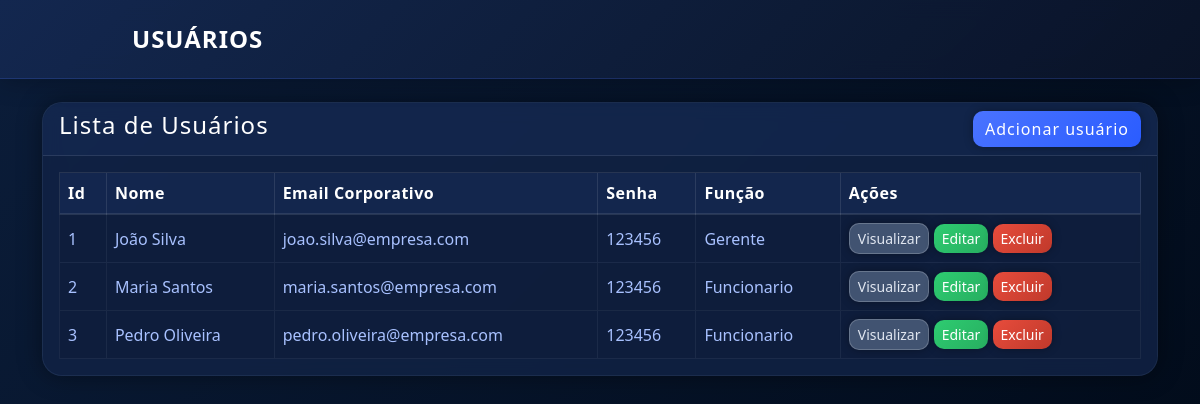
Screenshot of /TCC/view/Usuarios.php with the database file from the repository.
### tables this page shows
CREATE TABLE IF NOT EXISTS Usuario (
    id INT AUTO_INCREMENT PRIMARY KEY,
    nome VARCHAR(100) NOT NULL,
    emailCorp VARCHAR(100) UNIQUE NOT NULL,
    senha VARCHAR(255) NOT NULL,
    funcao ENUM('Funcionario', 'Gerente') NOT NULL,
    data_cadastro TIMESTAMP DEFAULT CURRENT_TIMESTAMP
);

### TCC/view/Usuarios.php (the view, shortened to what this page needs)
<?php
  require_once("../config.php");
?>
<!doctype html>
<html lang="en">
  <head>
    <link href="https://cdn.jsdelivr.net/npm/bootstrap@5.3.8/dist/css/bootstrap.min.css" rel="stylesheet">
    <link href="../css/navbar.css" rel="stylesheet">
    <link href="../css/usuarios.css" rel="stylesheet">
  </head>
  <body>
    <?php include'navbar.php'?>
  <div class="container mt-4">
    <div class="row">
      <div class="col-md-12">
        <div class="card">
          <div class="card-header">
            <h4>Lista de Usuários
              <a href="../controller/usuario-create.php" class="btn btn-primary float-end">Adcionar usuário</a>
            </h4>
          </div>
          <div class="card-body">
            <table class = "table table-bordered table-striped">
              <thead>
                <tr>
                  <th>Id</th>
                  <th>Nome</th>
                  <th>Email Corporativo</th>
                  <th>Senha</th>
                  <th>Função</th>
                  <th>Ações</th>
                </tr>
              </thead>
              <tbody>
            <?php
            $sql = "SELECT * FROM Usuario";
            $Usuario = mysqli_query($conexao, $sql);
            if(mysqli_num_rows($Usuario) > 0){
            while($row = mysqli_fetch_assoc($Usuario)){
            ?>
            <tr>
              <td><?= $row['id'] ?></td>
              <td><?= $row['nome'] ?></td>
              <td><?= $row['emailCorp'] ?></td>
              <td><?= $row['senha'] ?></td>
              <td><?= $row['funcao'] ?></td>
              <td>
                <a href="../controller/usuario-read.php?id=<?=$row['id']?>" class="btn btn-secondary btn-sm">Visualizar</a>
                <a href="../controller/usuario-update.php?id=<?=$row['id']?>" class="btn btn-success btn-sm">Editar</a>
                <form action="acoes.php" method="POST" class="d-inline">
                    <button onclick="return confirm('Tem certeza que deseja excluir esse usuário?')" type="submit" name="delete_usuario" value="<?= $row['id'] ?>" class="btn btn-danger btn-sm">Excluir</button>
                </form>
              </td>
            </tr>
          <?php
            }
        } else {
            echo '<tr><td colspan="6"><h5>Nenhum usuario encontrado</h5></td></tr>';
        }
          ?>
      </tbody>
            </table>
          </div>
        </div>
      </div>
    </div>
  </div>
  </body>
</html>

### TCC/css/navbar.css (style rules this page uses)
body { padding-top: 70px !important; }

### TCC/css/usuarios.css (style rules this page uses)
body { background: linear-gradient(135deg, #0b1d3a, #000814) !important; min-height: 100vh; color: #e0e6f0 !important; padding-top: 70px !important; }
.container { margin-top: 2rem !important; }
.card { background: rgba(20, 40, 80, 0.7) !important; border-radius: 20px !important; border: 1px solid rgba(255,255,255,0.05) !important; backdrop-filter: blur(10px); box-shadow: 0 0 25px #0006 !important; color: white !important; transition: 0.3s; }
.card-header { background: rgba(20, 40, 80, 0.5) !important; border-bottom: 1px solid rgba(255,255,255,0.1) !important; border-radius: 20px 20px 0 0 !important; }
.card-header h4 { color: #ffffff !important; letter-spacing: 1px; margin: 0; }
.card-body { background: rgba(15, 30, 60, 0.5) !important; border-radius: 0 0 20px 20px !important; }
.table { color: #e0e6f0 !important; border-color: rgba(255,255,255,0.1) !important; margin-bottom: 0; background: rgba(15, 30, 60, 0.5) !important; }
.table-bordered { background: rgba(15, 30, 60, 0.5) !important; }
.table-striped tbody tr { background: rgba(15, 30, 60, 0.5) !important; }
.table-striped tbody tr:nth-of-type(odd) { background: rgba(20, 40, 80, 0.3) !important; }
.table thead { background: rgba(20, 40, 80, 0.6) !important; border-bottom: 2px solid rgba(255,255,255,0.1) !important; }
.table thead th { color: #ffffff !important; font-weight: 600; letter-spacing: 0.5px; border-color: rgba(255,255,255,0.1) !important; background: rgba(20, 40, 80, 0.6) !important; }
.table tbody tr { transition: 0.3s; border-color: rgba(255,255,255,0.05) !important; background: rgba(15, 30, 60, 0.5) !important; }
.table tbody td { color: #a8c1ff !important; border-color: rgba(255,255,255,0.05) !important; vertical-align: middle; background: rgba(15, 30, 60, 0.5) !important; }
.btn { border-radius: 10px !important; font-weight: 500; transition: 0.3s; box-shadow: 0 0 10px #0005 !important; }
.btn-primary { background: linear-gradient(135deg, #4a73ff, #2a5cff) !important; border: none !important; color: white !important; }
.btn-secondary { background: rgba(100, 120, 150, 0.6) !important; border: 1px solid rgba(255,255,255,0.2) !important; color: #e0e6f0 !important; }
.btn-success { background: linear-gradient(135deg, #2ecc71, #27ae60) !important; border: none !important; color: white !important; }
.btn-danger { background: linear-gradient(135deg, #e74c3c, #c0392b) !important; border: none !important; color: white !important; }
.float-end { margin-left: auto !important; }

### rows the page displays
usuario: id "1", nome "João Silva", emailCorp "joao.silva@empresa.com", senha "123456", funcao "Gerente"
usuario: id "2", nome "Maria Santos", emailCorp "maria.santos@empresa.com", senha "123456", funcao "Funcionario"
usuario: id "3", nome "Pedro Oliveira", emailCorp "pedro.oliveira@empresa.com", senha "123456", funcao "Funcionario"
